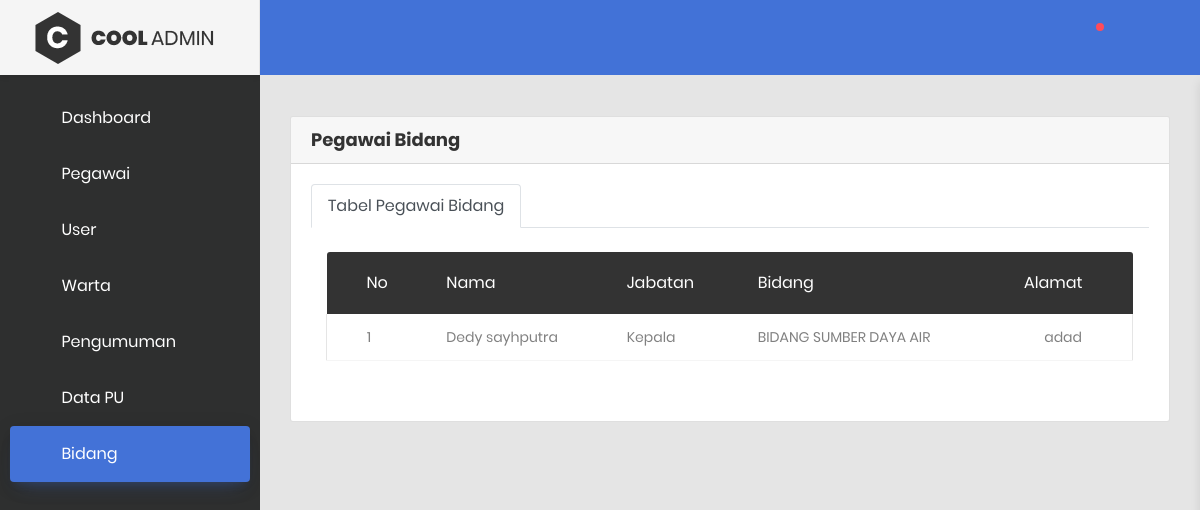
/index.php/admin/pegawaibidang, run on the app's committed database.
### tables this page shows
CREATE TABLE `tbl_menu` (
  `module_path` varchar(20) NOT NULL,
  `module_name` varchar(20) NOT NULL,
  `module_icon` varchar(50) NOT NULL,
  `module_parent` int(11) NOT NULL,
  `module_order` int(11) NOT NULL
);

CREATE TABLE `tbl_pegawai` (
  `id_pegawai` int(11) NOT NULL,
  `id_bidang` int(11) NOT NULL,
  `id_jabatan` int(11) NOT NULL,
  `nip` varchar(255) NOT NULL,
  `nama` varchar(255) NOT NULL,
  `alamat` varchar(255) NOT NULL
);

CREATE TABLE `tbl_bidang` (
  `id_bidang` int(11) NOT NULL,
  `bidang` varchar(255) NOT NULL,
  `alamat_kantor` varchar(255) NOT NULL
);

### application/controllers/Admin.php (called while the page is built, shortened)
<?php
class Admin extends CI_Controller
{
    public function loadAsset($param)
    {
        $this->load->model("Menu_model", "menu");
        $data = [
            "title" => "Dashboard",
            "active" => "active",
            "menu" => $this->menu->__getMenu(),
            "list_css_plugins" => array(
                'assets/admin/css/font-face.css',
                'assets/admin/css/style.css',
                'assets/admin/vendor/font-awesome-4.7/css/font-awesome.min.css',
                'assets/admin/vendor/font-awesome-5/css/fontawesome-all.min.css',
                'assets/admin/vendor/mdi-font/css/material-design-iconic-font.min.css',
                'assets/admin/vendor/bootstrap-4.1/bootstrap.min.css',
                'assets/admin/vendor/animsition/animsition.min.css',
                'assets/admin/vendor/bootstrap-progressbar/bootstrap-progressbar-3.3.4.min.css',
                'assets/admin/vendor/wow/animate.css',
                'assets/admin/vendor/css-hamburgers/hamburgers.min.css',
                'assets/admin/vendor/slick/slick.css',
                'assets/admin/vendor/select2/select2.min.css',
                'assets/admin/vendor/perfect-scrollbar/perfect-scrollbar.css',
                'assets/admin/css/theme.css',
                'assets/admin/css/materialdate.min.css',
                'assets/admin/css/datatables.css',
                'assets/admin/css/bootstrap-datetimepicker.min.css',
            ),
            "list_js_plugins" => array(
                'assets/admin/vendor/bootstrap-4.1/popper.min.js',
                'assets/admin/vendor/bootstrap-4.1/bootstrap.min.js',
                'assets/plugin/thesaas/js/vendors/datatables.js',
                'assets/admin/vendor/animsition/animsition.min.js',
                'assets/admin/vendor/bootstrap-progressbar/bootstrap-progressbar.min.js',
                'assets/admin/vendor/circle-progress/circle-progress.min.js',
                'assets/admin/vendor/perfect-scrollbar/perfect-scrollbar.js',
                'assets/admin/vendor/chartjs/Chart.bundle.min.js',
                'assets/admin/vendor/select2/select2.min.js',
                'assets/admin/js/main.js',
                'assets/admin/js/materialdate.min.js',
                'assets/admin/js/tambahan.js',
                'assets/admin/js/datatables.js',
                'assets/admin/js/swal.js'
            ),
            "path" => $param["path"]
        ];
        $data = isset($param["data"]) ? array_merge($data, $param["data"]) : $data;
        $this->load->view("/admin/v_main", $data);
    }
    public function pegawaibidang()
    {
        $this->load->model('Pegawai_model', 'data');
        $data['data'] = $this->data->getPegawaibidang();
        $this->loadAsset(["path" => "admin/pegawaibidang/bidang", "data" => $data]);
    }
}

### index.php (called while the page is built, shortened)
<?php
require_once BASEPATH.'core/CodeIgniter.php';

### application/models/Menu_model.php (called while the page is built, shortened)
<?php
class Menu_model extends CI_Model
{
    public function __getMenu()
    {
        $menu = $this->db->query("SELECT * FROM tbl_menu ORDER BY module_order ASC")->result_array();
        $list_menu = array();
        foreach ($menu as $m) {
            $sql = "SELECT * FROM tbl_sub_menu WHERE module_parent='".$m['module_parent']."' ORDER BY module_order ASC";
            $sub_menu = $this->db->query($sql)->result_array();
            $m["sub_menu"] = $sub_menu;
            array_push($list_menu, $m);
        }
        return json_decode(json_encode($list_menu), FALSE);
    }
}

### application/models/Pegawai_model.php (called while the page is built, shortened)
<?php
class Pegawai_model extends CI_Model
{
    public function getPegawaibidang()
    {
        $query = "SELECT u.*, tb.*, tj.* FROM tbl_pegawai u
            LEFT JOIN tbl_bidang tb
            ON u.id_bidang=tb.id_bidang
            LEFT JOIN tbl_jabatan tj
            ON tj.id_jabatan=u.id_jabatan WHERE u.id_jabatan = '1'";
        return $this->db->query($query)->result_array();
    }
}

### application/views/admin/pegawaibidang/tabelbidang.php (the view, shortened to what this page needs)
                  <div class="col-lg-12">
                                <div class="table-responsive m-b-40">
                                    <table id="artikelTable" class="table table-borderless table-data3" style="width:100%">
                                        <thead>
                                            <th>No</th>
                                          <th>Nama</th>
                                          <th>Jabatan</th>
                                          <th>Bidang</th>
                                          <th>Alamat</th>
                                      </thead>
                                      <tbody>
                                                      <?php $nomor = 1; ?>
                                <?php foreach ($data as $row) : ?>
                                        <tr>
                                          <td><?= $nomor ?></td>
                                           <td><?= $row['nama'] ?></td>
                                            <td value="<?= $row['id_jabatan'] ?>">Kepala</td>
                                          <td><?= $row['bidang'] ?></td>
                                          <td><?= $row['alamat_kantor']  ?></td>
                                          </tr>
                                               <?php $nomor++; ?>
                                <?php endforeach; ?>
                                        </tbody>
                                    </table>
                              </div>
</div>

### application/views/admin/v_sidebar.php (shortened to what this page needs)
<aside class="menu-sidebar d-none d-lg-block" style="background-color: #2e2f2f">
    <div class="logo">
        <a href="#">
            <img src="<?= base_url("assets/admin/images/logo.webp") ?>" alt="Cool Admin" />
        </a>
    </div>
    <div class="menu-sidebar__content js-scrollbar1">
        <nav class="navbar-sidebar">
            <ul class="list-unstyled navbar__list">
                <?php
                $i = 0;
                foreach ($menu as $m) :
                    ?>
                    <li class="<?php
                                echo count($m->sub_menu) ? "has-sub " : "";
                                echo $this->uri->uri_string() == $m->module_path || in_array($this->uri->uri_string(), array_map(function ($v) {
                                    return $v->module_sub_path;
                                }, $m->sub_menu)) ? "active" : "" ?> list-sidebar-item">
                        <a <?= count($m->sub_menu) ? "class='js-arrow' href='#' data-index='$i' " : "href='" . base_url($m->module_path) . "'" ?>>
                            <i class="<?= $m->module_icon ?>"></i><?= $m->module_name ?>
                        </a>
                    </li>
                    <?php count($m->sub_menu) && $i++;
                endforeach; ?>
            </ul>
        </nav>
    </div>
</aside>

### assets/admin/css/style.css (style rules this page uses)
.list-sidebar-item a { color: #FFF!important }

### data on the page
tbl_menu: module_name "Dashboard"
tbl_menu: module_name "Pegawai"
tbl_menu: module_name "User"
tbl_menu: module_name "Warta"
tbl_menu: module_name "Pengumuman"
tbl_menu: module_name "Data PU"
tbl_menu: module_name "Bidang"
tbl_pegawai: nama "Dedy sayhputra", id_bidang.bidang "BIDANG SUMBER DAYA AIR", id_bidang.alamat_kantor "adad"
